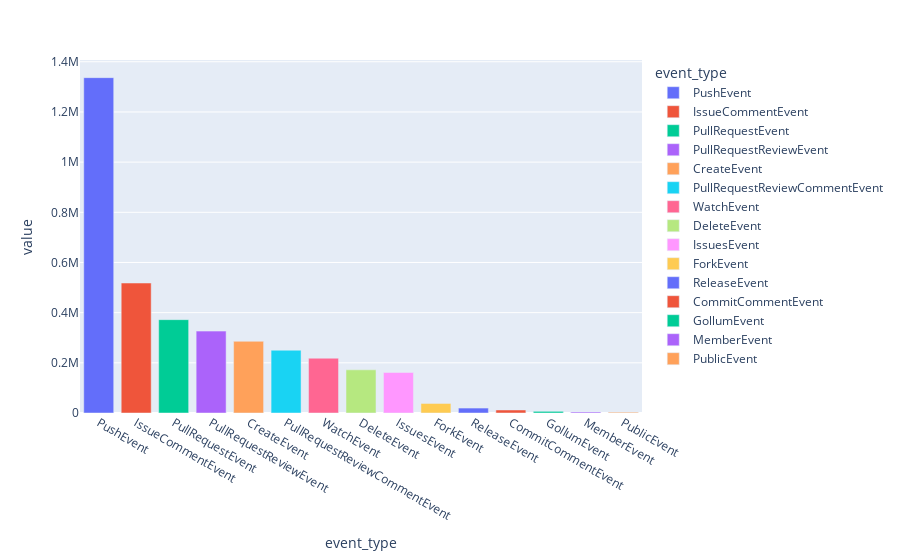

Write notebook code for a chart like this one.
### Code cell
fig_ec = px.bar(
    data_frame=event_counts.to_frame(),
    color=event_counts.to_frame().index,
)
fig_ec

### Figure 1 — Plotly figure (JSON) as saved in the notebook; plotly's stock layout.template omitted (floating-point values rounded to 4 significant figures)
{"data": [{"alignmentgroup": "True", "hovertemplate": "event_type=%{x}<br>value=%{y}<extra></extra>", "legendgroup": "PushEvent", "marker": {"color": "#636efa", "pattern": {"shape": ""}}, "name": "PushEvent", "offsetgroup": "PushEvent", "orientation": "v", "showlegend": true, "textposition": "auto", "type": "bar", "x": ["PushEvent"], "xaxis": "x", "y": [1336715], "yaxis": "y"}, {"alignmentgroup": "True", "hovertemplate": "event_type=%{x}<br>value=%{y}<extra></extra>", "legendgroup": "IssueCommentEvent", "marker": {"color": "#EF553B", "pattern": {"shape": ""}}, "name": "IssueCommentEvent", "offsetgroup": "IssueCommentEvent", "orientation": "v", "showlegend": true, "textposition": "auto", "type": "bar", "x": ["IssueCommentEvent"], "xaxis": "x", "y": [518100], "yaxis": "y"}, {"alignmentgroup": "True", "hovertemplate": "event_type=%{x}<br>value=%{y}<extra></extra>", "legendgroup": "PullRequestEvent", "marker": {"color": "#00cc96", "pattern": {"shape": ""}}, "name": "PullRequestEvent", "offsetgroup": "PullRequestEvent", "orientation": "v", "showlegend": true, "textposition": "auto", "type": "bar", "x": ["PullRequestEvent"], "xaxis": "x", "y": [372087], "yaxis": "y"}, {"alignmentgroup": "True", "hovertemplate": "event_type=%{x}<br>value=%{y}<extra></extra>", "legendgroup": "PullRequestReviewEvent", "marker": {"color": "#ab63fa", "pattern": {"shape": ""}}, "name": "PullRequestReviewEvent", "offsetgroup": "PullRequestReviewEvent", "orientation": "v", "showlegend": true, "textposition": "auto", "type": "bar", "x": ["PullRequestReviewEvent"], "xaxis": "x", "y": [326435], "yaxis": "y"}, {"alignmentgroup": "True", "hovertemplate": "event_type=%{x}<br>value=%{y}<extra></extra>", "legendgroup": "CreateEvent", "marker": {"color": "#FFA15A", "pattern": {"shape": ""}}, "name": "CreateEvent", "offsetgroup": "CreateEvent", "orientation": "v", "showlegend": true, "textposition": "auto", "type": "bar", "x": ["CreateEvent"], "xaxis": "x", "y": [285811], "yaxis": "y"}, {"alignmentgroup": "True", "hovertemplate": "event_type=%{x}<br>value=%{y}<extra></extra>", "legendgroup": "PullRequestReviewCommentEvent", "marker": {"color": "#19d3f3", "pattern": {"shape": ""}}, "name": "PullRequestReviewCommentEvent", "offsetgroup": "PullRequestReviewCommentEvent", "orientation": "v", "showlegend": true, "textposition": "auto", "type": "bar", "x": ["PullRequestReviewCommentEvent"], "xaxis": "x", "y": [250293], "yaxis": "y"}, {"alignmentgroup": "True", "hovertemplate": "event_type=%{x}<br>value=%{y}<extra></extra>", "legendgroup": "WatchEvent", "marker": {"color": "#FF6692", "pattern": {"shape": ""}}, "name": "WatchEvent", "offsetgroup": "WatchEvent", "orientation": "v", "showlegend": true, "textposition": "auto", "type": "bar", "x": ["WatchEvent"], "xaxis": "x", "y": [218398], "yaxis": "y"}, {"alignmentgroup": "True", "hovertemplate": "event_type=%{x}<br>value=%{y}<extra></extra>", "legendgroup": "DeleteEvent", "marker": {"color": "#B6E880", "pattern": {"shape": ""}}, "name": "DeleteEvent", "offsetgroup": "DeleteEvent", "orientation": "v", "showlegend": true, "textposition": "auto", "type": "bar", "x": ["DeleteEvent"], "xaxis": "x", "y": [172076], "yaxis": "y"}, {"alignmentgroup": "True", "hovertemplate": "event_type=%{x}<br>value=%{y}<extra></extra>", "legendgroup": "IssuesEvent", "marker": {"color": "#FF97FF", "pattern": {"shape": ""}}, "name": "IssuesEvent", "offsetgroup": "IssuesEvent", "orientation": "v", "showlegend": true, "textposition": "auto", "type": "bar", "x": ["IssuesEvent"], "xaxis": "x", "y": [161604], "yaxis": "y"}, {"alignmentgroup": "True", "hovertemplate": "event_type=%{x}<br>value=%{y}<extra></extra>", "legendgroup": "ForkEvent", "marker": {"color": "#FECB52", "pattern": {"shape": ""}}, "name": "ForkEvent", "offsetgroup": "ForkEvent", "orientation": "v", "showlegend": true, "textposition": "auto", "type": "bar", "x": ["ForkEvent"], "xaxis": "x", "y": [37986], "yaxis": "y"}, {"alignmentgroup": "True", "hovertemplate": "event_type=%{x}<br>value=%{y}<extra></extra>", "legendgroup": "ReleaseEvent", "marker": {"color": "#636efa", "pattern": {"shape": ""}}, "name": "ReleaseEvent", "offsetgroup": "ReleaseEvent", "orientation": "v", "showlegend": true, "textposition": "auto", "type": "bar", "x": ["ReleaseEvent"], "xaxis": "x", "y": [19684], "yaxis": "y"}, {"alignmentgroup": "True", "hovertemplate": "event_type=%{x}<br>value=%{y}<extra></extra>", "legendgroup": "CommitCommentEvent", "marker": {"color": "#EF553B", "pattern": {"shape": ""}}, "name": "CommitCommentEvent", "offsetgroup": "CommitCommentEvent", "orientation": "v", "showlegend": true, "textposition": "auto", "type": "bar", "x": ["CommitCommentEvent"], "xaxis": "x", "y": [12083], "yaxis": "y"}, {"alignmentgroup": "True", "hovertemplate": "event_type=%{x}<br>value=%{y}<extra></extra>", "legendgroup": "GollumEvent", "marker": {"color": "#00cc96", "pattern": {"shape": ""}}, "name": "GollumEvent", "offsetgroup": "GollumEvent", "orientation": "v", "showlegend": true, "textposition": "auto", "type": "bar", "x": ["GollumEvent"], "xaxis": "x", "y": [6629], "yaxis": "y"}, {"alignmentgroup": "True", "hovertemplate": "event_type=%{x}<br>value=%{y}<extra></extra>", "legendgroup": "MemberEvent", "marker": {"color": "#ab63fa", "pattern": {"shape": ""}}, "name": "MemberEvent", "offsetgroup": "MemberEvent", "orientation": "v", "showlegend": true, "textposition": "auto", "type": "bar", "x": ["MemberEvent"], "xaxis": "x", "y": [4106], "yaxis": "y"}, {"alignmentgroup": "True", "hovertemplate": "event_type=%{x}<br>value=%{y}<extra></extra>", "legendgroup": "PublicEvent", "marker": {"color": "#FFA15A", "pattern": {"shape": ""}}, "name": "PublicEvent", "offsetgroup": "PublicEvent", "orientation": "v", "showlegend": true, "textposition": "auto", "type": "bar", "x": ["PublicEvent"], "xaxis": "x", "y": [3190], "yaxis": "y"}], "layout": {"barmode": "relative", "legend": {"title": {"text": "event_type"}, "tracegroupgap": 0}, "margin": {"t": 60}, "xaxis": {"anchor": "y", "categoryarray": ["PushEvent", "IssueCommentEvent", "PullRequestEvent", "PullRequestReviewEvent", "CreateEvent", "PullRequestReviewCommentEvent", "WatchEvent", "DeleteEvent", "IssuesEvent", "ForkEvent", "ReleaseEvent", "CommitCommentEvent", "GollumEvent", "MemberEvent", "PublicEvent"], "categoryorder": "array", "domain": [0, 1], "title": {"text": "event_type"}}, "yaxis": {"anchor": "x", "domain": [0, 1], "title": {"text": "value"}}}}
